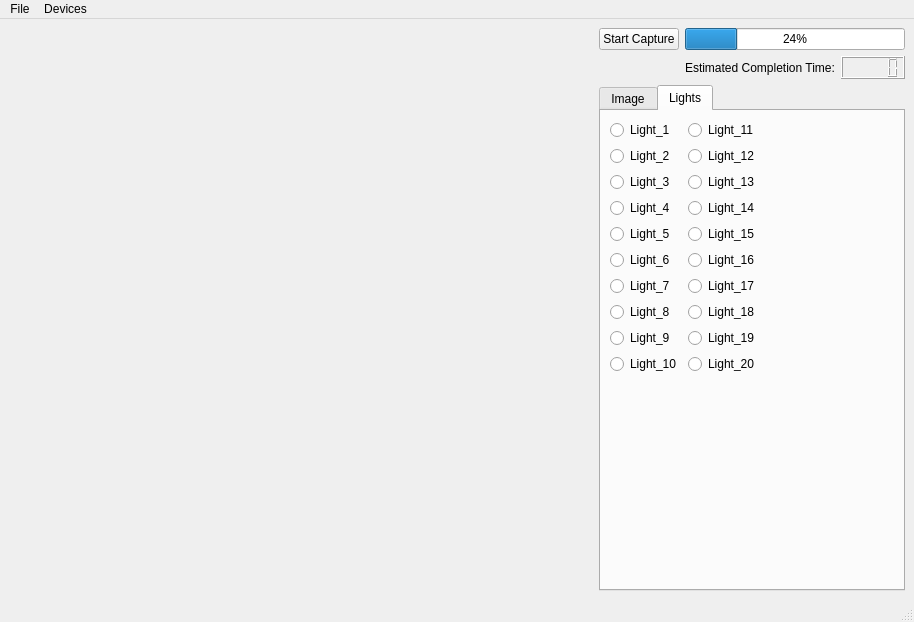
<?xml version="1.0" encoding="UTF-8"?>
<ui version="4.0">
 <class>Camera</class>
 <widget class="QMainWindow" name="Camera">
  <property name="geometry">
   <rect>
    <x>0</x>
    <y>0</y>
    <width>914</width>
    <height>622</height>
   </rect>
  </property>
  <property name="windowTitle">
   <string>Camera</string>
  </property>
  <widget class="QWidget" name="centralwidget">
   <layout class="QGridLayout" name="gridLayout">
    <item row="1" column="3">
     <widget class="QLCDNumber" name="lcdNumber_2"/>
    </item>
    <item row="0" column="2" colspan="2">
     <widget class="QProgressBar" name="progressBar">
      <property name="value">
       <number>24</number>
      </property>
     </widget>
    </item>
    <item row="0" column="1">
     <widget class="QPushButton" name="lockButton">
      <property name="text">
       <string>Start Capture</string>
      </property>
     </widget>
    </item>
    <item row="2" column="1" colspan="3">
     <widget class="QTabWidget" name="captureWidget">
      <property name="currentIndex">
       <number>1</number>
      </property>
      <widget class="QWidget" name="tab_2">
       <attribute name="title">
        <string>Image</string>
       </attribute>
       <layout class="QFormLayout" name="formLayout">
        <item row="0" column="0" colspan="2">
         <widget class="QPushButton" name="takeImageButton">
          <property name="enabled">
           <bool>false</bool>
          </property>
          <property name="text">
           <string>Load Configuration File</string>
          </property>
         </widget>
        </item>
        <item row="1" column="0">
         <widget class="QLabel" name="label_5">
          <property name="text">
           <string>Current Filter</string>
          </property>
         </widget>
        </item>
        <item row="1" column="1">
         <widget class="QLabel" name="label_6">
          <property name="text">
           <string>Wave Length</string>
          </property>
         </widget>
        </item>
        <item row="2" column="1">
         <widget class="QLCDNumber" name="lcdNumber_3"/>
        </item>
        <item row="4" column="0">
         <widget class="QLabel" name="label">
          <property name="text">
           <string>Exposure:</string>
          </property>
         </widget>
        </item>
        <item row="5" column="1">
         <widget class="QSpinBox" name="exposure_spin"/>
        </item>
        <item row="6" column="0">
         <widget class="QPushButton" name="auto_exposure">
          <property name="text">
           <string>Auto Exposure</string>
          </property>
         </widget>
        </item>
        <item row="6" column="1">
         <widget class="QSlider" name="exposure_slider">
          <property name="minimum">
           <number>-4</number>
          </property>
          <property name="maximum">
           <number>4</number>
          </property>
          <property name="pageStep">
           <number>2</number>
          </property>
          <property name="orientation">
           <enum>Qt::Horizontal</enum>
          </property>
          <property name="tickPosition">
           <enum>QSlider::TicksAbove</enum>
          </property>
         </widget>
        </item>
        <item row="7" column="0">
         <spacer name="horizontalSpacer_2">
          <property name="orientation">
           <enum>Qt::Horizontal</enum>
          </property>
          <property name="sizeHint" stdset="0">
           <size>
            <width>40</width>
            <height>20</height>
           </size>
          </property>
         </spacer>
        </item>
        <item row="8" column="0">
         <widget class="QLabel" name="label_2">
          <property name="text">
           <string>Gain:</string>
          </property>
         </widget>
        </item>
        <item row="8" column="1">
         <widget class="QDoubleSpinBox" name="gain_spin"/>
        </item>
        <item row="9" column="0">
         <widget class="QPushButton" name="auto_gain">
          <property name="text">
           <string>Auto Gain</string>
          </property>
         </widget>
        </item>
        <item row="9" column="1">
         <widget class="QSlider" name="gain_slider">
          <property name="minimum">
           <number>-4</number>
          </property>
          <property name="maximum">
           <number>4</number>
          </property>
          <property name="pageStep">
           <number>2</number>
          </property>
          <property name="orientation">
           <enum>Qt::Horizontal</enum>
          </property>
          <property name="tickPosition">
           <enum>QSlider::TicksAbove</enum>
          </property>
         </widget>
        </item>
        <item row="11" column="0">
         <spacer name="horizontalSpacer">
          <property name="orientation">
           <enum>Qt::Horizontal</enum>
          </property>
          <property name="sizeHint" stdset="0">
           <size>
            <width>40</width>
            <height>20</height>
           </size>
          </property>
         </spacer>
        </item>
        <item row="12" column="0">
         <widget class="QLabel" name="label_3">
          <property name="text">
           <string>Focus:</string>
          </property>
         </widget>
        </item>
        <item row="12" column="1">
         <widget class="QDoubleSpinBox" name="doubleSpinBox"/>
        </item>
        <item row="14" column="0">
         <widget class="QPushButton" name="auto_gain_2">
          <property name="text">
           <string>Auto Focus</string>
          </property>
         </widget>
        </item>
        <item row="14" column="1">
         <widget class="QSlider" name="focus_slider">
          <property name="minimum">
           <number>-4</number>
          </property>
          <property name="maximum">
           <number>4</number>
          </property>
          <property name="pageStep">
           <number>2</number>
          </property>
          <property name="orientation">
           <enum>Qt::Horizontal</enum>
          </property>
          <property name="tickPosition">
           <enum>QSlider::TicksAbove</enum>
          </property>
         </widget>
        </item>
        <item row="19" column="0">
         <widget class="QLabel" name="label_4">
          <property name="text">
           <string>Storage Location:</string>
          </property>
         </widget>
        </item>
        <item row="20" column="0" colspan="2">
         <widget class="QKeySequenceEdit" name="keySequenceEdit"/>
        </item>
        <item row="2" column="0">
         <widget class="QLCDNumber" name="lcdNumber"/>
        </item>
        <item row="3" column="0">
         <widget class="QPushButton" name="pushButton">
          <property name="text">
           <string>Next</string>
          </property>
         </widget>
        </item>
       </layout>
      </widget>
      <widget class="QWidget" name="tab">
       <attribute name="title">
        <string>Lights</string>
       </attribute>
       <layout class="QFormLayout" name="formLayout_2">
        <item row="0" column="0">
         <widget class="QRadioButton" name="radioButton">
          <property name="text">
           <string>Light_1</string>
          </property>
         </widget>
        </item>
        <item row="1" column="0">
         <widget class="QRadioButton" name="radioButton_13">
          <property name="text">
           <string>Light_2</string>
          </property>
         </widget>
        </item>
        <item row="2" column="0">
         <widget class="QRadioButton" name="radioButton_3">
          <property name="text">
           <string>Light_3</string>
          </property>
         </widget>
        </item>
        <item row="3" column="0">
         <widget class="QRadioButton" name="radioButton_2">
          <property name="text">
           <string>Light_4</string>
          </property>
         </widget>
        </item>
        <item row="4" column="0">
         <widget class="QRadioButton" name="radioButton_12">
          <property name="text">
           <string>Light_5</string>
          </property>
         </widget>
        </item>
        <item row="5" column="0">
         <widget class="QRadioButton" name="radioButton_11">
          <property name="text">
           <string>Light_6</string>
          </property>
         </widget>
        </item>
        <item row="6" column="0">
         <widget class="QRadioButton" name="radioButton_10">
          <property name="text">
           <string>Light_7</string>
          </property>
         </widget>
        </item>
        <item row="7" column="0">
         <widget class="QRadioButton" name="radioButton_9">
          <property name="text">
           <string>Light_8</string>
          </property>
         </widget>
        </item>
        <item row="8" column="0">
         <widget class="QRadioButton" name="radioButton_8">
          <property name="text">
           <string>Light_9</string>
          </property>
         </widget>
        </item>
        <item row="9" column="0">
         <widget class="QRadioButton" name="radioButton_7">
          <property name="text">
           <string>Light_10</string>
          </property>
         </widget>
        </item>
        <item row="9" column="1">
         <widget class="QRadioButton" name="radioButton_21">
          <property name="text">
           <string>Light_20</string>
          </property>
         </widget>
        </item>
        <item row="8" column="1">
         <widget class="QRadioButton" name="radioButton_16">
          <property name="text">
           <string>Light_19</string>
          </property>
         </widget>
        </item>
        <item row="7" column="1">
         <widget class="QRadioButton" name="radioButton_17">
          <property name="text">
           <string>Light_18</string>
          </property>
         </widget>
        </item>
        <item row="6" column="1">
         <widget class="QRadioButton" name="radioButton_18">
          <property name="text">
           <string>Light_17</string>
          </property>
         </widget>
        </item>
        <item row="5" column="1">
         <widget class="QRadioButton" name="radioButton_19">
          <property name="text">
           <string>Light_16</string>
          </property>
         </widget>
        </item>
        <item row="4" column="1">
         <widget class="QRadioButton" name="radioButton_15">
          <property name="text">
           <string>Light_15</string>
          </property>
         </widget>
        </item>
        <item row="3" column="1">
         <widget class="QRadioButton" name="radioButton_14">
          <property name="text">
           <string>Light_14</string>
          </property>
         </widget>
        </item>
        <item row="2" column="1">
         <widget class="QRadioButton" name="radioButton_4">
          <property name="text">
           <string>Light_13</string>
          </property>
         </widget>
        </item>
        <item row="1" column="1">
         <widget class="QRadioButton" name="radioButton_5">
          <property name="text">
           <string>Light_12</string>
          </property>
         </widget>
        </item>
        <item row="0" column="1">
         <widget class="QRadioButton" name="radioButton_6">
          <property name="text">
           <string>Light_11</string>
          </property>
         </widget>
        </item>
       </layout>
      </widget>
     </widget>
    </item>
    <item row="1" column="2">
     <widget class="QLabel" name="label_7">
      <property name="text">
       <string>Estimated Completion Time:</string>
      </property>
     </widget>
    </item>
    <item row="0" column="0" rowspan="3">
     <widget class="CQtOpenCVViewerGl" name="widget" native="true">
      <property name="sizePolicy">
       <sizepolicy hsizetype="Preferred" vsizetype="Preferred">
        <horstretch>1</horstretch>
        <verstretch>0</verstretch>
       </sizepolicy>
      </property>
      <property name="palette">
       <palette>
        <active>
         <colorrole role="Base">
          <brush brushstyle="SolidPattern">
           <color alpha="255">
            <red>255</red>
            <green>255</green>
            <blue>255</blue>
           </color>
          </brush>
         </colorrole>
         <colorrole role="Window">
          <brush brushstyle="SolidPattern">
           <color alpha="255">
            <red>145</red>
            <green>145</green>
            <blue>145</blue>
           </color>
          </brush>
         </colorrole>
        </active>
        <inactive>
         <colorrole role="Base">
          <brush brushstyle="SolidPattern">
           <color alpha="255">
            <red>255</red>
            <green>255</green>
            <blue>255</blue>
           </color>
          </brush>
         </colorrole>
         <colorrole role="Window">
          <brush brushstyle="SolidPattern">
           <color alpha="255">
            <red>145</red>
            <green>145</green>
            <blue>145</blue>
           </color>
          </brush>
         </colorrole>
        </inactive>
        <disabled>
         <colorrole role="Base">
          <brush brushstyle="SolidPattern">
           <color alpha="255">
            <red>145</red>
            <green>145</green>
            <blue>145</blue>
           </color>
          </brush>
         </colorrole>
         <colorrole role="Window">
          <brush brushstyle="SolidPattern">
           <color alpha="255">
            <red>145</red>
            <green>145</green>
            <blue>145</blue>
           </color>
          </brush>
         </colorrole>
        </disabled>
       </palette>
      </property>
     </widget>
    </item>
   </layout>
  </widget>
  <widget class="QMenuBar" name="menubar">
   <property name="geometry">
    <rect>
     <x>0</x>
     <y>0</y>
     <width>914</width>
     <height>21</height>
    </rect>
   </property>
   <widget class="QMenu" name="menuFile">
    <property name="title">
     <string>File</string>
    </property>
    <widget class="QMenu" name="menuCamera">
     <property name="title">
      <string>Camera</string>
     </property>
     <addaction name="actionStart"/>
    </widget>
    <addaction name="menuCamera"/>
    <addaction name="separator"/>
    <addaction name="actionExit"/>
   </widget>
   <widget class="QMenu" name="menuDevices">
    <property name="title">
     <string>Devices</string>
    </property>
   </widget>
   <addaction name="menuFile"/>
   <addaction name="menuDevices"/>
  </widget>
  <widget class="QStatusBar" name="statusbar"/>
  <action name="actionExit">
   <property name="text">
    <string>Exit</string>
   </property>
  </action>
  <action name="actionStart">
   <property name="text">
    <string>Start</string>
   </property>
  </action>
 </widget>
 <customwidgets>
  <customwidget>
   <class>CQtOpenCVViewerGl</class>
   <extends>QWidget</extends>
   <header>cqtopencvviewergl.h</header>
   <container>1</container>
  </customwidget>
 </customwidgets>
 <resources/>
 <connections>
  <connection>
   <sender>actionExit</sender>
   <signal>triggered()</signal>
   <receiver>Camera</receiver>
   <slot>close()</slot>
   <hints>
    <hint type="sourcelabel">
     <x>-1</x>
     <y>-1</y>
    </hint>
    <hint type="destinationlabel">
     <x>154</x>
     <y>130</y>
    </hint>
   </hints>
  </connection>
  <connection>
   <sender>lockButton</sender>
   <signal>clicked()</signal>
   <receiver>Camera</receiver>
   <slot>toggleLock()</slot>
   <hints>
    <hint type="sourcelabel">
     <x>582</x>
     <y>58</y>
    </hint>
    <hint type="destinationlabel">
     <x>450</x>
     <y>75</y>
    </hint>
   </hints>
  </connection>
 </connections>
 <slots>
  <slot>record()</slot>
  <slot>pause()</slot>
  <slot>stop()</slot>
  <slot>enablePreview(bool)</slot>
  <slot>configureCaptureSettings()</slot>
  <slot>takeImage()</slot>
  <slot>startCamera()</slot>
  <slot>toggleLock()</slot>
  <slot>setMuted(bool)</slot>
  <slot>stopCamera()</slot>
  <slot>setExposureCompensation(int)</slot>
 </slots>
</ui>
